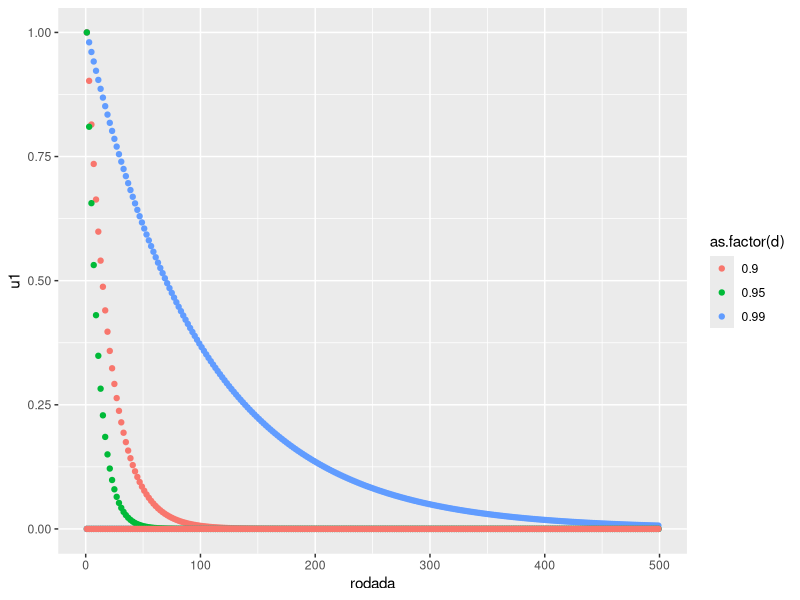

Write the R code that produced this figure.
## ---- chunk 1
knitr::opts_chunk$set(echo = TRUE)
## ---- chunk 2
library(ggplot2)
library(tidyverse)
d <- c(.99, .95, .9)

u1 <- matrix(0, nrow = 1000, ncol =3)
u2 <- matrix(0, nrow = 1000, ncol =3)

n <- 500
for ( j in 1:3) {
  for ( i in 1:n) {
  u1[i, j] <- (d[j]^(i-1))*(i%%2) + (1- d[j]^(i-1))*(i%%2==0)
  u2[i, j] <- (d[j]^(i-1))*(i%%2 == 0) + (1- d[j]^(i-1))*(i%%2)
  }
}


df <- data.frame(rodada = rep(1:n, 3), d = rep(d, each = n), u1 = c(u1[, 1], u1[, 2], u1[, 3] ), u2 = c(u2[, 1], u2[, 2], u2[, 3]))

df %>%
  filter(rodada %in% seq(1,n, by=2)) %>%
  ggplot(aes(rodada, u1, colour = as.factor(d))) + geom_point()
  

